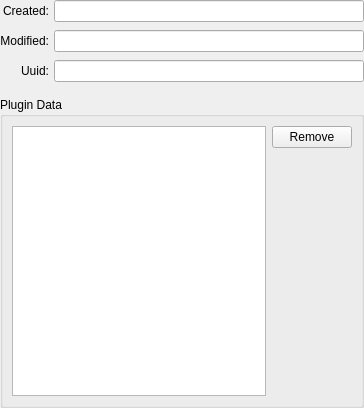
<?xml version="1.0" encoding="UTF-8"?>
<ui version="4.0">
 <class>EditWidgetProperties</class>
 <widget class="QWidget" name="EditWidgetProperties">
  <property name="geometry">
   <rect>
    <x>0</x>
    <y>0</y>
    <width>364</width>
    <height>408</height>
   </rect>
  </property>
  <layout class="QVBoxLayout" name="verticalLayout" stretch="0,0,0">
   <property name="spacing">
    <number>5</number>
   </property>
   <property name="leftMargin">
    <number>0</number>
   </property>
   <property name="topMargin">
    <number>0</number>
   </property>
   <property name="rightMargin">
    <number>0</number>
   </property>
   <property name="bottomMargin">
    <number>0</number>
   </property>
   <item>
    <layout class="QGridLayout" name="gridLayout">
     <property name="verticalSpacing">
      <number>8</number>
     </property>
     <item row="0" column="0">
      <widget class="QLabel" name="labelCreated">
       <property name="text">
        <string>Created:</string>
       </property>
       <property name="alignment">
        <set>Qt::AlignRight|Qt::AlignTrailing|Qt::AlignVCenter</set>
       </property>
      </widget>
     </item>
     <item row="0" column="1">
      <widget class="VaultLineEdit" name="createdEdit">
       <property name="sizePolicy">
        <sizepolicy hsizetype="Expanding" vsizetype="Fixed">
         <horstretch>0</horstretch>
         <verstretch>0</verstretch>
        </sizepolicy>
       </property>
       <property name="accessibleName">
        <string>Datetime created</string>
       </property>
       <property name="readOnly">
        <bool>true</bool>
       </property>
      </widget>
     </item>
     <item row="1" column="0">
      <widget class="QLabel" name="labelModified">
       <property name="text">
        <string>Modified:</string>
       </property>
       <property name="alignment">
        <set>Qt::AlignRight|Qt::AlignTrailing|Qt::AlignVCenter</set>
       </property>
      </widget>
     </item>
     <item row="1" column="1">
      <widget class="VaultLineEdit" name="modifiedEdit">
       <property name="sizePolicy">
        <sizepolicy hsizetype="Expanding" vsizetype="Fixed">
         <horstretch>0</horstretch>
         <verstretch>0</verstretch>
        </sizepolicy>
       </property>
       <property name="accessibleName">
        <string>Datetime modified</string>
       </property>
       <property name="readOnly">
        <bool>true</bool>
       </property>
      </widget>
     </item>
    <item row="2" column="0">
      <widget class="QLabel" name="labelUuid">
       <property name="text">
        <string>Uuid:</string>
       </property>
       <property name="alignment">
        <set>Qt::AlignRight|Qt::AlignTrailing|Qt::AlignVCenter</set>
       </property>
      </widget>
     </item>
    <item row="2" column="1">
      <widget class="VaultLineEdit" name="uuidEdit">
       <property name="accessibleName">
        <string>Unique ID</string>
       </property>
       <property name="readOnly">
        <bool>true</bool>
       </property>
      </widget>
     </item>
    </layout>
   </item>
   <item>
    <spacer name="verticalSpacer_2">
     <property name="orientation">
      <enum>Qt::Vertical</enum>
     </property>
     <property name="sizeType">
      <enum>QSizePolicy::Fixed</enum>
     </property>
     <property name="sizeHint" stdset="0">
      <size>
       <width>20</width>
       <height>10</height>
      </size>
     </property>
    </spacer>
   </item>
   <item>
    <widget class="QGroupBox" name="groupBox">
     <property name="title">
      <string>Plugin Data</string>
     </property>
     <layout class="QHBoxLayout" name="horizontalLayout">
      <item>
       <widget class="QTableView" name="customDataTable">
        <property name="accessibleName">
         <string>Plugin data</string>
        </property>
        <property name="editTriggers">
         <set>QAbstractItemView::NoEditTriggers</set>
        </property>
        <property name="selectionBehavior">
         <enum>QAbstractItemView::SelectRows</enum>
        </property>
        <attribute name="horizontalHeaderDefaultSectionSize">
         <number>200</number>
        </attribute>
        <attribute name="horizontalHeaderStretchLastSection">
         <bool>true</bool>
        </attribute>
        <attribute name="verticalHeaderVisible">
         <bool>false</bool>
        </attribute>
       </widget>
      </item>
      <item>
       <layout class="QVBoxLayout" name="verticalLayout_2">
        <item>
         <widget class="VaultButton" name="removeCustomDataButton">
          <property name="accessibleName">
           <string>Remove selected plugin data</string>
          </property>
          <property name="text">
           <string>Remove</string>
          </property>
         </widget>
        </item>
        <item>
         <spacer name="verticalSpacer">
          <property name="orientation">
           <enum>Qt::Vertical</enum>
          </property>
          <property name="sizeHint" stdset="0">
           <size>
            <width>20</width>
            <height>40</height>
           </size>
          </property>
         </spacer>
        </item>
       </layout>
      </item>
     </layout>
    </widget>
   </item>
  </layout>
 </widget>
 <tabstops>
  <tabstop>createdEdit</tabstop>
  <tabstop>modifiedEdit</tabstop>
  <tabstop>uuidEdit</tabstop>
 </tabstops>
 <customwidgets>
 <customwidget>
  <class>VaultButton</class>
  <extends>QPushButton</extends>
  <header>gui/vault/VaultControls.h</header>
 </customwidget>
 <customwidget>
  <class>VaultLineEdit</class>
  <extends>QLineEdit</extends>
  <header>gui/vault/VaultControls.h</header>
 </customwidget>
 </customwidgets>
 <resources/>
 <connections/>
</ui>
